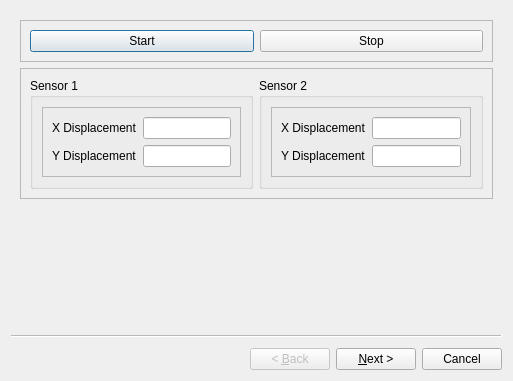
<?xml version="1.0" encoding="UTF-8"?>
<ui version="4.0">
 <class>sensorCalibration</class>
 <widget class="QWizard" name="sensorCalibration">
  <property name="windowModality">
   <enum>Qt::NonModal</enum>
  </property>
  <property name="geometry">
   <rect>
    <x>0</x>
    <y>0</y>
    <width>513</width>
    <height>381</height>
   </rect>
  </property>
  <property name="sizePolicy">
   <sizepolicy hsizetype="Preferred" vsizetype="Preferred">
    <horstretch>0</horstretch>
    <verstretch>0</verstretch>
   </sizepolicy>
  </property>
  <property name="minimumSize">
   <size>
    <width>513</width>
    <height>381</height>
   </size>
  </property>
  <property name="maximumSize">
   <size>
    <width>513</width>
    <height>381</height>
   </size>
  </property>
  <property name="windowTitle">
   <string>Mouse Sensor Calibration Wizard</string>
  </property>
  <property name="windowIcon">
   <iconset resource="../resources/res.qrc">
    <normaloff>:/logo.jpg</normaloff>:/logo.jpg</iconset>
  </property>
  <property name="locale">
   <locale language="English" country="UnitedStates"/>
  </property>
  <property name="wizardStyle">
   <enum>QWizard::ClassicStyle</enum>
  </property>
  <widget class="QWizardPage" name="measurePage1">
   <layout class="QVBoxLayout" name="verticalLayout">
    <item>
     <widget class="QFrame" name="frame">
      <property name="frameShape">
       <enum>QFrame::StyledPanel</enum>
      </property>
      <property name="frameShadow">
       <enum>QFrame::Raised</enum>
      </property>
      <layout class="QHBoxLayout" name="horizontalLayout_2">
       <item>
        <widget class="QPushButton" name="startBtn">
         <property name="text">
          <string>Start</string>
         </property>
        </widget>
       </item>
       <item>
        <widget class="QPushButton" name="stopBtn">
         <property name="text">
          <string>Stop</string>
         </property>
        </widget>
       </item>
      </layout>
     </widget>
    </item>
    <item>
     <widget class="QFrame" name="frame_2">
      <property name="frameShape">
       <enum>QFrame::StyledPanel</enum>
      </property>
      <property name="frameShadow">
       <enum>QFrame::Raised</enum>
      </property>
      <layout class="QHBoxLayout" name="horizontalLayout">
       <item>
        <widget class="QGroupBox" name="groupBox">
         <property name="title">
          <string>Sensor 1</string>
         </property>
         <layout class="QVBoxLayout" name="verticalLayout_2">
          <item>
           <widget class="QFrame" name="frame_7">
            <property name="frameShape">
             <enum>QFrame::StyledPanel</enum>
            </property>
            <property name="frameShadow">
             <enum>QFrame::Raised</enum>
            </property>
            <layout class="QFormLayout" name="formLayout_7">
             <property name="fieldGrowthPolicy">
              <enum>QFormLayout::AllNonFixedFieldsGrow</enum>
             </property>
             <item row="0" column="0">
              <widget class="QLabel" name="label_10">
               <property name="text">
                <string>X Displacement</string>
               </property>
              </widget>
             </item>
             <item row="0" column="1">
              <widget class="QLineEdit" name="s1XEdit">
               <property name="readOnly">
                <bool>true</bool>
               </property>
              </widget>
             </item>
             <item row="1" column="0">
              <widget class="QLabel" name="label_11">
               <property name="text">
                <string>Y Displacement</string>
               </property>
              </widget>
             </item>
             <item row="1" column="1">
              <widget class="QLineEdit" name="s1YEdit">
               <property name="readOnly">
                <bool>true</bool>
               </property>
              </widget>
             </item>
            </layout>
           </widget>
          </item>
         </layout>
        </widget>
       </item>
       <item>
        <widget class="QGroupBox" name="groupBox_2">
         <property name="title">
          <string>Sensor 2</string>
         </property>
         <layout class="QVBoxLayout" name="verticalLayout_3">
          <item>
           <widget class="QFrame" name="frame_6">
            <property name="frameShape">
             <enum>QFrame::StyledPanel</enum>
            </property>
            <property name="frameShadow">
             <enum>QFrame::Raised</enum>
            </property>
            <layout class="QFormLayout" name="formLayout_6">
             <item row="0" column="0">
              <widget class="QLabel" name="label_8">
               <property name="text">
                <string>X Displacement</string>
               </property>
              </widget>
             </item>
             <item row="1" column="0">
              <widget class="QLabel" name="label_9">
               <property name="text">
                <string>Y Displacement</string>
               </property>
              </widget>
             </item>
             <item row="1" column="1">
              <widget class="QLineEdit" name="s2YEdit">
               <property name="readOnly">
                <bool>true</bool>
               </property>
              </widget>
             </item>
             <item row="0" column="1">
              <widget class="QLineEdit" name="s2XEdit">
               <property name="readOnly">
                <bool>true</bool>
               </property>
              </widget>
             </item>
            </layout>
           </widget>
          </item>
         </layout>
        </widget>
       </item>
      </layout>
     </widget>
    </item>
   </layout>
  </widget>
  <widget class="QWizardPage" name="resultPage2">
   <layout class="QVBoxLayout" name="verticalLayout_4">
    <item>
     <widget class="QFrame" name="frame_3">
      <property name="sizePolicy">
       <sizepolicy hsizetype="Preferred" vsizetype="Preferred">
        <horstretch>0</horstretch>
        <verstretch>0</verstretch>
       </sizepolicy>
      </property>
      <property name="frameShape">
       <enum>QFrame::StyledPanel</enum>
      </property>
      <property name="frameShadow">
       <enum>QFrame::Raised</enum>
      </property>
      <layout class="QFormLayout" name="formLayout_3">
       <property name="fieldGrowthPolicy">
        <enum>QFormLayout::AllNonFixedFieldsGrow</enum>
       </property>
       <item row="0" column="0">
        <widget class="QGroupBox" name="groupBox_3">
         <property name="title">
          <string>Sensor 1</string>
         </property>
         <layout class="QFormLayout" name="formLayout_4">
          <property name="fieldGrowthPolicy">
           <enum>QFormLayout::AllNonFixedFieldsGrow</enum>
          </property>
          <item row="0" column="0">
           <widget class="QLabel" name="label_2">
            <property name="text">
             <string>Angle Offset</string>
            </property>
           </widget>
          </item>
          <item row="0" column="1">
           <widget class="QLineEdit" name="s1AngleOffsetEdit">
            <property name="readOnly">
             <bool>true</bool>
            </property>
           </widget>
          </item>
          <item row="1" column="0">
           <widget class="QLabel" name="label_6">
            <property name="text">
             <string>Real Distance</string>
            </property>
           </widget>
          </item>
          <item row="1" column="1">
           <widget class="QLineEdit" name="s1RealDistanceEdit">
            <property name="readOnly">
             <bool>true</bool>
            </property>
           </widget>
          </item>
         </layout>
        </widget>
       </item>
       <item row="1" column="0">
        <widget class="QGroupBox" name="groupBox_4">
         <property name="title">
          <string>Sensor 2</string>
         </property>
         <layout class="QFormLayout" name="formLayout_5">
          <property name="fieldGrowthPolicy">
           <enum>QFormLayout::AllNonFixedFieldsGrow</enum>
          </property>
          <item row="0" column="0">
           <widget class="QLabel" name="label_3">
            <property name="text">
             <string>Angle Offset</string>
            </property>
           </widget>
          </item>
          <item row="0" column="1">
           <widget class="QLineEdit" name="s2AngleOffsetEdit">
            <property name="readOnly">
             <bool>true</bool>
            </property>
           </widget>
          </item>
          <item row="1" column="0">
           <widget class="QLabel" name="label_7">
            <property name="text">
             <string>Real Distance</string>
            </property>
           </widget>
          </item>
          <item row="1" column="1">
           <widget class="QLineEdit" name="s2RealDistanceEdit">
            <property name="readOnly">
             <bool>true</bool>
            </property>
           </widget>
          </item>
         </layout>
        </widget>
       </item>
      </layout>
     </widget>
    </item>
   </layout>
  </widget>
 </widget>
 <resources>
  <include location="../resources/res.qrc"/>
 </resources>
 <connections/>
</ui>
